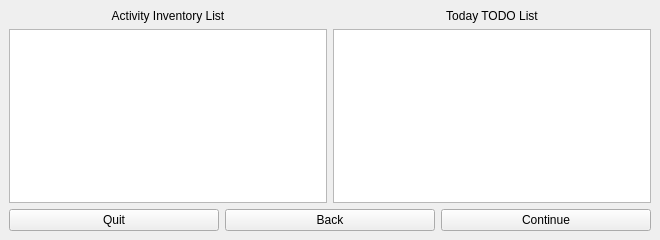
<?xml version="1.0" encoding="UTF-8"?>
<ui version="4.0">
 <class>PlanningWidget</class>
 <widget class="QStackedWidget" name="PlanningWidget">
  <property name="geometry">
   <rect>
    <x>0</x>
    <y>0</y>
    <width>660</width>
    <height>240</height>
   </rect>
  </property>
  <property name="windowTitle">
   <string>StackedWidget</string>
  </property>
  <property name="currentIndex">
   <number>1</number>
  </property>
  <widget class="QWidget" name="new_task_page">
   <property name="enabled">
    <bool>true</bool>
   </property>
   <layout class="QHBoxLayout" name="horizontalLayout_6">
    <item>
     <layout class="QHBoxLayout" name="horizontalLayout_2">
      <item>
       <layout class="QVBoxLayout" name="verticalLayout">
        <item>
         <widget class="QLabel" name="activity_list_label">
          <property name="text">
           <string>Activity Inventory List</string>
          </property>
          <property name="alignment">
           <set>Qt::AlignCenter</set>
          </property>
         </widget>
        </item>
        <item>
         <widget class="QListView" name="activity_list_view">
          <property name="font">
           <font>
            <pointsize>18</pointsize>
           </font>
          </property>
          <property name="dragEnabled">
           <bool>false</bool>
          </property>
          <property name="dragDropMode">
           <enum>QAbstractItemView::NoDragDrop</enum>
          </property>
          <property name="iconSize">
           <size>
            <width>30</width>
            <height>30</height>
           </size>
          </property>
         </widget>
        </item>
        <item>
         <layout class="QHBoxLayout" name="horizontalLayout">
          <item>
           <widget class="QLineEdit" name="new_item_edit"/>
          </item>
          <item>
           <widget class="QPushButton" name="add_item_button">
            <property name="text">
             <string>Add Item</string>
            </property>
           </widget>
          </item>
         </layout>
        </item>
       </layout>
      </item>
      <item>
       <widget class="QPushButton" name="first_continue_button">
        <property name="text">
         <string>Continue</string>
        </property>
       </widget>
      </item>
     </layout>
    </item>
   </layout>
  </widget>
  <widget class="QWidget" name="todo_editing_page">
   <layout class="QHBoxLayout" name="horizontalLayout_5">
    <item>
     <layout class="QVBoxLayout" name="verticalLayout_4">
      <item>
       <layout class="QHBoxLayout" name="horizontalLayout_4">
        <item>
         <layout class="QVBoxLayout" name="verticalLayout_3">
          <item>
           <widget class="QLabel" name="today_todo_list_label">
            <property name="text">
             <string>Activity Inventory List</string>
            </property>
            <property name="alignment">
             <set>Qt::AlignCenter</set>
            </property>
           </widget>
          </item>
          <item>
           <widget class="QListView" name="activity_list_view_2">
            <property name="font">
             <font>
              <pointsize>18</pointsize>
             </font>
            </property>
           </widget>
          </item>
         </layout>
        </item>
        <item>
         <layout class="QVBoxLayout" name="verticalLayout_2">
          <item>
           <widget class="QLabel" name="activity_list_label_2">
            <property name="text">
             <string>Today TODO List</string>
            </property>
            <property name="alignment">
             <set>Qt::AlignCenter</set>
            </property>
           </widget>
          </item>
          <item>
           <widget class="QListView" name="todo_list_view">
            <property name="font">
             <font>
              <pointsize>18</pointsize>
             </font>
            </property>
           </widget>
          </item>
         </layout>
        </item>
       </layout>
      </item>
      <item>
       <layout class="QHBoxLayout" name="horizontalLayout_3">
        <item>
         <widget class="QPushButton" name="quit_button">
          <property name="text">
           <string>Quit</string>
          </property>
         </widget>
        </item>
        <item>
         <widget class="QPushButton" name="back_button">
          <property name="text">
           <string>Back</string>
          </property>
         </widget>
        </item>
        <item>
         <widget class="QPushButton" name="continue_button">
          <property name="text">
           <string>Continue</string>
          </property>
         </widget>
        </item>
       </layout>
      </item>
     </layout>
    </item>
   </layout>
  </widget>
 </widget>
 <resources/>
 <connections/>
</ui>
